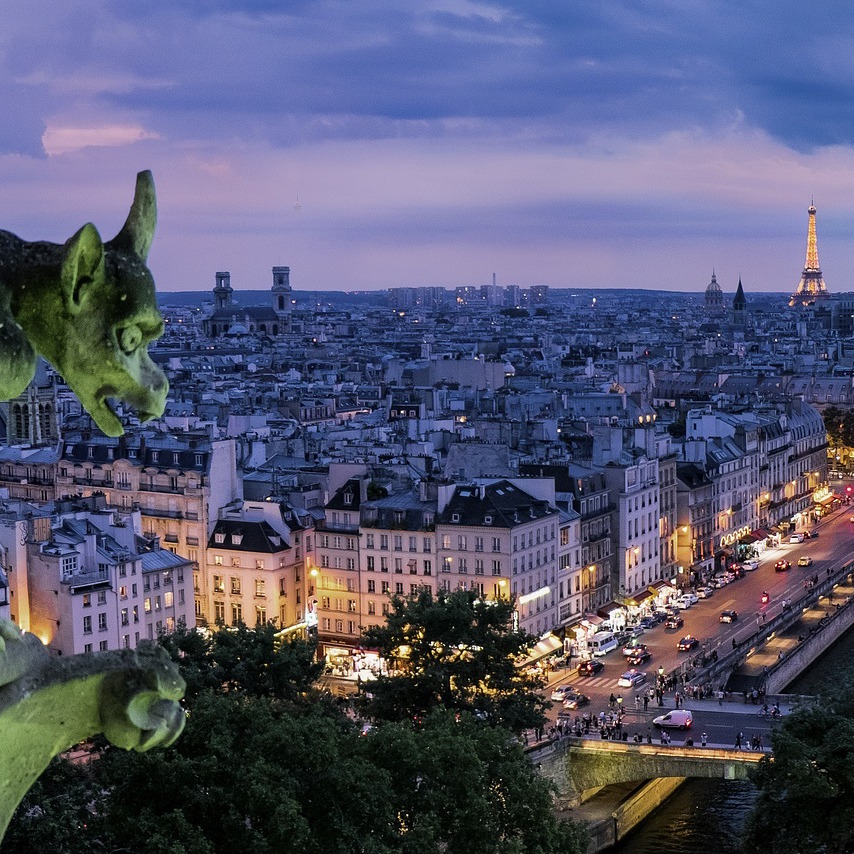
#> input picture NN-DL/Logistic-Regression-NN/images/gargouille.jpg, 854 x 854 px
$ jupyter execute --allow-errors Logistic_Regression_with_a_Neural_Network_mindset.ipynb   (shell and % lines are left out)
#> lines starting #> are read from the running program, lines starting #| are printed output that depends on the picture
### NN-DL/Logistic-Regression-NN/lr_utils.py
import numpy as np
import h5py


def load_dataset():
    train_dataset = h5py.File('datasets/train_catvnoncat.h5', "r+")
    train_set_x_orig = np.array(train_dataset["train_set_x"][:]) # your train set features
    train_set_y_orig = np.array(train_dataset["train_set_y"][:]) # your train set labels

    test_dataset = h5py.File('datasets/test_catvnoncat.h5', "r+")
    test_set_x_orig = np.array(test_dataset["test_set_x"][:]) # your test set features
    test_set_y_orig = np.array(test_dataset["test_set_y"][:]) # your test set labels

    classes = np.array(test_dataset["list_classes"][:]) # the list of classes

    train_set_y_orig = train_set_y_orig.reshape((1, train_set_y_orig.shape[0]))
    test_set_y_orig = test_set_y_orig.reshape((1, test_set_y_orig.shape[0]))

    return train_set_x_orig, train_set_y_orig, test_set_x_orig, test_set_y_orig, classes

### NN-DL/Logistic-Regression-NN/Logistic_Regression_with_a_Neural_Network_mindset.ipynb
# Logistic Regression with a Neural Network mindset

Building a logistic regression classifier to recognize  cats.

## 1 - Packages ##

First, let's run the cell below to import all the packages that you will need during this assignment.
- [numpy](www.numpy.org) is the fundamental package for scientific computing with Python.
- [h5py](http://www.h5py.org) is a common package to interact with a dataset that is stored on an H5 file.
- [matplotlib](http://matplotlib.org) is a famous library to plot graphs in Python.
- [PIL](http://www.pythonware.com/products/pil/) and [scipy](https://www.scipy.org/) are used here to test your model with your own picture at the end.

[cell 1]
import numpy as np
import matplotlib.pyplot as plt
import h5py
import scipy
from PIL import Image
from scipy import ndimage
from lr_utils import load_dataset

## 2 - Overview of the Problem set ##

**Problem Statement**: You are given a dataset ("data.h5") containing:
    - a training set of m_train images labeled as cat (y=1) or non-cat (y=0)
    - a test set of m_test images labeled as cat or non-cat
    - each image is of shape (num_px, num_px, 3) where 3 is for the 3 channels (RGB). Thus, each image is square (height = num_px) and (width = num_px).

You will build a simple image-recognition algorithm that can correctly classify pictures as cat or non-cat.

Let's get more familiar with the dataset. Load the data by running the following code.

#> (a cell that did not finish here is left out)

We added "_orig" at the end of image datasets (train and test) because we are going to preprocess them. After preprocessing, we will end up with train_set_x and test_set_x (the labels train_set_y and test_set_y don't need any preprocessing).

Each line of your train_set_x_orig and test_set_x_orig is an array representing an image. You can visualize an example by running the following code. Feel free also to change the `index` value and re-run to see other images.

[cell 3]
# Example of a picture
index =100
#> (the rest of this cell did not finish here and is left out)

Many software bugs in deep learning come from having matrix/vector dimensions that don't fit. If you can keep your matrix/vector dimensions straight you will go a long way toward eliminating many bugs.

**Exercise:** Find the values for:
    - m_train (number of training examples)
    - m_test (number of test examples)
    - num_px (= height = width of a training image)
Remember that `train_set_x_orig` is a numpy-array of shape (m_train, num_px, num_px, 3). For instance, you can access `m_train` by writing `train_set_x_orig.shape[0]`.

#> (a cell that did not finish here is left out)

**Expected Output for m_train, m_test and num_px**:
<table style="width:15%">
  <tr>
    <td>**m_train**</td>
    <td> 209 </td>
  </tr>

  <tr>
    <td>**m_test**</td>
    <td> 50 </td>
  </tr>

  <tr>
    <td>**num_px**</td>
    <td> 64 </td>
  </tr>

</table>

For convenience, you should now reshape images of shape (num_px, num_px, 3) in a numpy-array of shape (num_px $*$ num_px $*$ 3, 1). After this, our training (and test) dataset is a numpy-array where each column represents a flattened image. There should be m_train (respectively m_test) columns.

**Exercise:** Reshape the training and test data sets so that images of size (num_px, num_px, 3) are flattened into single vectors of shape (num\_px $*$ num\_px $*$ 3, 1).

A trick when you want to flatten a matrix X of shape (a,b,c,d) to a matrix X_flatten of shape (b$*$c$*$d, a) is to use:
```python
X_flatten = X.reshape(X.shape[0], -1).T      # X.T is the transpose of X
```

#> (a cell that did not finish here is left out)

**Expected Output**:

<table style="width:35%">
  <tr>
    <td>**train_set_x_flatten shape**</td>
    <td> (12288, 209)</td>
  </tr>
  <tr>
    <td>**train_set_y shape**</td>
    <td>(1, 209)</td>
  </tr>
  <tr>
    <td>**test_set_x_flatten shape**</td>
    <td>(12288, 50)</td>
  </tr>
  <tr>
    <td>**test_set_y shape**</td>
    <td>(1, 50)</td>
  </tr>
  <tr>
  <td>**sanity check after reshaping**</td>
  <td>[17 31 56 22 33]</td>
  </tr>
</table>

To represent color images, the red, green and blue channels (RGB) must be specified for each pixel, and so the pixel value is actually a vector of three numbers ranging from 0 to 255.

One common preprocessing step in machine learning is to center and standardize your dataset, meaning that you substract the mean of the whole numpy array from each example, and then divide each example by the standard deviation of the whole numpy array. But for picture datasets, it is simpler and more convenient and works almost as well to just divide every row of the dataset by 255 (the maximum value of a pixel channel).

<!-- During the training of your model, you're going to multiply weights and add biases to some initial inputs in order to observe neuron activations. Then you backpropogate with the gradients to train the model. But, it is extremely important for each feature to have a similar range such that our gradients don't explode. You will see that more in detail later in the lectures. !-->

Let's standardize our dataset.

#> (a cell that did not finish here is left out)

## 3 - General Architecture of the learning algorithm ##

It's time to design a simple algorithm to distinguish cat images from non-cat images.

You will build a Logistic Regression, using a Neural Network mindset. The following Figure explains why **Logistic Regression is actually a very simple Neural Network!**

**Mathematical expression of the algorithm**:

For one example $x^{(i)}$:
$$z^{(i)} = w^T x^{(i)} + b \tag{1}$$
$$\hat{y}^{(i)} = a^{(i)} = sigmoid(z^{(i)})\tag{2}$$
$$ \mathcal{L}(a^{(i)}, y^{(i)}) =  - y^{(i)}  \log(a^{(i)}) - (1-y^{(i)} )  \log(1-a^{(i)})\tag{3}$$

The cost is then computed by summing over all training examples:
$$ J = \frac{1}{m} \sum_{i=1}^m \mathcal{L}(a^{(i)}, y^{(i)})\tag{6}$$

**Key steps**:
In this exercise, you will carry out the following steps:
    - Initialize the parameters of the model
    - Learn the parameters for the model by minimizing the cost
    - Use the learned parameters to make predictions (on the test set)
    - Analyse the results and conclude

## 4 - Building the parts of our algorithm ##

The main steps for building a Neural Network are:
1. Define the model structure (such as number of input features)
2. Initialize the model's parameters
3. Loop:
    - Calculate current loss (forward propagation)
    - Calculate current gradient (backward propagation)
    - Update parameters (gradient descent)

You often build 1-3 separately and integrate them into one function we call `model()`.

### 4.1 - Helper functions

**Exercise**: Using your code from "Python Basics", implement `sigmoid()`. As you've seen in the figure above, you need to compute $sigmoid( w^T x + b) = \frac{1}{1 + e^{-(w^T x + b)}}$ to make predictions. Use np.exp().

[cell 7]
def sigmoid(z):
    """
    Compute the sigmoid of z

    Arguments:
    z -- A scalar or numpy array of any size.

    Return:
    s -- sigmoid(z)
    """

    s = 1 / (1 + np.exp(-z))

    return s

[cell 8]
print ("sigmoid([0, 2]) = " + str(sigmoid(np.array([0,2]))))

**Expected Output**:

<table>
  <tr>
    <td>**sigmoid([0, 2])**</td>
    <td> [ 0.5         0.88079708]</td>
  </tr>
</table>

### 4.2 - Initializing parameters

**Exercise:** Implement parameter initialization in the cell below. You have to initialize w as a vector of zeros. If you don't know what numpy function to use, look up np.zeros() in the Numpy library's documentation.

[cell 9]
def initialize_with_zeros(dim):
    """
    This function creates a vector of zeros of shape (dim, 1) for w and initializes b to 0.

    Argument:
    dim -- size of the w vector we want (or number of parameters in this case)

    Returns:
    w -- initialized vector of shape (dim, 1)
    b -- initialized scalar (corresponds to the bias)
    """

    w = np.zeros((dim, 1))
    b = 0

    assert(w.shape == (dim, 1))
    assert(isinstance(b, float) or isinstance(b, int))

    return w, b

[cell 10]
dim = 2
w, b = initialize_with_zeros(dim)
print ("w = " + str(w))
print ("b = " + str(b))

**Expected Output**:

<table style="width:15%">
    <tr>
        <td>  ** w **  </td>
        <td> [[ 0.]
 [ 0.]] </td>
    </tr>
    <tr>
        <td>  ** b **  </td>
        <td> 0 </td>
    </tr>
</table>

For image inputs, w will be of shape (num_px $\times$ num_px $\times$ 3, 1).

### 4.3 - Forward and Backward propagation

Now that your parameters are initialized, you can do the "forward" and "backward" propagation steps for learning the parameters.

**Exercise:** Implement a function `propagate()` that computes the cost function and its gradient.

**Hints**:

Forward Propagation:
- You get X
- You compute $A = \sigma(w^T X + b) = (a^{(1)}, a^{(2)}, ..., a^{(m-1)}, a^{(m)})$
- You calculate the cost function: $J = -\frac{1}{m}\sum_{i=1}^{m}y^{(i)}\log(a^{(i)})+(1-y^{(i)})\log(1-a^{(i)})$

Here are the two formulas you will be using:

$$ \frac{\partial J}{\partial w} = \frac{1}{m}X(A-Y)^T\tag{7}$$
$$ \frac{\partial J}{\partial b} = \frac{1}{m} \sum_{i=1}^m (a^{(i)}-y^{(i)})\tag{8}$$

[cell 11]
def propagate(w, b, X, Y):
    """
    Implement the cost function and its gradient for the propagation explained above

    Arguments:
    w -- weights, a numpy array of size (num_px * num_px * 3, 1)
    b -- bias, a scalar
    X -- data of size (num_px * num_px * 3, number of examples)
    Y -- true "label" vector (containing 0 if non-cat, 1 if cat) of size (1, number of examples)

    Return:
    cost -- negative log-likelihood cost for logistic regression
    dw -- gradient of the loss with respect to w, thus same shape as w
    db -- gradient of the loss with respect to b, thus same shape as b

    Tips:
    - Write your code step by step for the propagation. np.log(), np.dot()
    """
    m = X.shape[1]
    A = sigmoid(np.dot(w.T, X) + b)
    loss = -Y*np.log(A) - (1-Y)*np.log(1-A)
    cost = 1/m * np.sum(loss)
    dw = 1/m * np.dot(X, (A-Y).T)
    db = 1/m * np.sum((A-Y))

    assert(dw.shape == w.shape)
    assert(db.dtype == float)
    cost = np.squeeze(cost)
    assert(cost.shape == ())

    grads = {"dw": dw,
             "db": db}

    return grads, cost

[cell 12]
w, b, X, Y = np.array([[1.],[2.]]), 2., np.array([[1.,2.,-1.],[3.,4.,-3.2]]), np.array([[1,0,1]])
grads, cost = propagate(w, b, X, Y)
print ("dw = " + str(grads["dw"]))
print ("db = " + str(grads["db"]))
print ("cost = " + str(cost))

**Expected Output**:

<table style="width:50%">
    <tr>
        <td>  ** dw **  </td>
      <td> [[ 0.99845601]
     [ 2.39507239]]</td>
    </tr>
    <tr>
        <td>  ** db **  </td>
        <td> 0.00145557813678 </td>
    </tr>
    <tr>
        <td>  ** cost **  </td>
        <td> 5.801545319394553 </td>
    </tr>

</table>

### 4.4 - Optimization
- You have initialized your parameters.
- You are also able to compute a cost function and its gradient.
- Now, you want to update the parameters using gradient descent.

**Exercise:** Write down the optimization function. The goal is to learn $w$ and $b$ by minimizing the cost function $J$. For a parameter $\theta$, the update rule is $ \theta = \theta - \alpha \text{ } d\theta$, where $\alpha$ is the learning rate.

[cell 13]
def optimize(w, b, X, Y, num_iterations, learning_rate, print_cost = False):
    """
    This function optimizes w and b by running a gradient descent algorithm

    Arguments:
    w -- weights, a numpy array of size (num_px * num_px * 3, 1)
    b -- bias, a scalar
    X -- data of shape (num_px * num_px * 3, number of examples)
    Y -- true "label" vector (containing 0 if non-cat, 1 if cat), of shape (1, number of examples)
    num_iterations -- number of iterations of the optimization loop
    learning_rate -- learning rate of the gradient descent update rule
    print_cost -- True to print the loss every 100 steps

    Returns:
    params -- dictionary containing the weights w and bias b
    grads -- dictionary containing the gradients of the weights and bias with respect to the cost function
    costs -- list of all the costs computed during the optimization, this will be used to plot the learning curve.

    Tips:
    You basically need to write down two steps and iterate through them:
        1) Calculate the cost and the gradient for the current parameters. Use propagate().
        2) Update the parameters using gradient descent rule for w and b.
    """
#> called with w = array of shape (2, 1), b = 2, X = array of shape (2, 3), Y = array of shape (1, 3), num_iterations = 100, learning_rate = 0.009, print_cost = False

    costs = []

    for i in range(num_iterations):
        grads, cost = propagate(w, b, X, Y)
        dw = grads['dw']
        db = grads['db']
        w = w - (learning_rate*dw)
        b = b - (learning_rate*db)
        if i % 100 == 0:
            costs.append(cost)
        if print_cost and i % 100 == 0:
            print (f"Cost after iteration {i}: {cost}")

    params = {'w': w, 'b': b}
    grads = {'dw': dw, 'db': db}

    return params, grads, costs

[cell 14]
params, grads, costs = optimize(w, b, X, Y, num_iterations= 100, learning_rate = 0.009, print_cost = False)

print ("w = " + str(params["w"]))
print ("b = " + str(params["b"]))
print ("dw = " + str(grads["dw"]))
print ("db = " + str(grads["db"]))

[cell 15]
import matplotlib.pyplot as plt
plt.plot(costs)
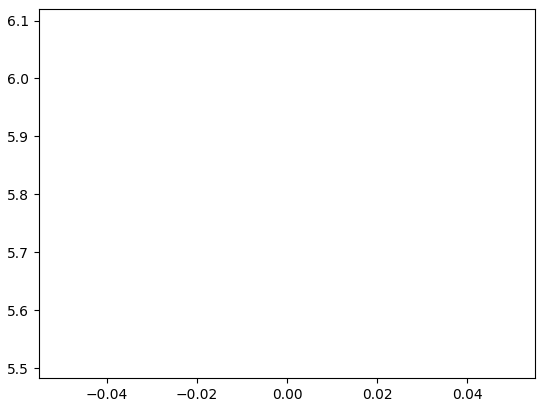
#> figure drawn by matplotlib, 1 panel

**Expected Output**:
<table style="width:40%">
    <tr>
       <td> **w** </td>
       <td>[[ 0.19033591] [ 0.12259159]] </td>
    </tr>
    <tr>
       <td> **b** </td>
       <td> 1.92535983008 </td>
    </tr>
    <tr>
       <td> **dw** </td>
       <td> [[ 0.67752042]
 [ 1.41625495]] </td>
    </tr>
    <tr>
       <td> **db** </td>
       <td> 0.219194504541 </td>
    </tr>
</table>

**Exercise:** The previous function will output the learned w and b. We are able to use w and b to predict the labels for a dataset X. Implement the `predict()` function. There are two steps to computing predictions:

1. Calculate $\hat{Y} = A = \sigma(w^T X + b)$

2. Convert the entries of a into 0 (if activation <= 0.5) or 1 (if activation > 0.5), stores the predictions in a vector `Y_prediction`. If you wish, you can use an `if`/`else` statement in a `for` loop (though there is also a way to vectorize this).

[cell 16]
def predict(w, b, X):
    '''
    Predict whether the label is 0 or 1 using learned logistic regression parameters (w, b)

    Arguments:
    w -- weights, a numpy array of size (num_px * num_px * 3, 1)
    b -- bias, a scalar
    X -- data of size (num_px * num_px * 3, number of examples)

    Returns:
    Y_prediction -- a numpy array (vector) containing all predictions (0/1) for the examples in X
    '''

    m = X.shape[1]
    Y_prediction = np.zeros((1, m))
    w = w.reshape(X.shape[0], 1)

    A = sigmoid(np.dot(w.T, X) + b)
    Y_prediction = (A >= 0.5) * 1.0

    return Y_prediction

[cell 17]
w = np.array([[0.1124579],[0.23106775]])
b = -0.3
X = np.array([[1.,-1.1,-3.2],[1.2,2.,0.1]])
print ("predictions = " + str(predict(w, b, X)))

**Expected Output**:

<table style="width:30%">
    <tr>
         <td>
             **predictions**
         </td>
          <td>
            [[ 1.  1.  0.]]
         </td>
   </tr>

</table>

## 5 - Merge all functions into a model ##

You will now see how the overall model is structured by putting together all the building blocks (functions implemented in the previous parts) together, in the right order.

**Exercise:** Implement the model function. Use the following notation:
    - Y_prediction_test for your predictions on the test set
    - Y_prediction_train for your predictions on the train set
    - w, costs, grads for the outputs of optimize()

[cell 18]
def model(X_train, Y_train, X_test, Y_test, num_iterations = 2000, learning_rate = 0.5, print_cost = False):
    """
    Builds the logistic regression model by calling the function you've implemented previously

    Arguments:
    X_train -- training set represented by a numpy array of shape (num_px * num_px * 3, m_train)
    Y_train -- training labels represented by a numpy array (vector) of shape (1, m_train)
    X_test -- test set represented by a numpy array of shape (num_px * num_px * 3, m_test)
    Y_test -- test labels represented by a numpy array (vector) of shape (1, m_test)
    num_iterations -- hyperparameter representing the number of iterations to optimize the parameters
    learning_rate -- hyperparameter representing the learning rate used in the update rule of optimize()
    print_cost -- Set to true to print the cost every 100 iterations

    Returns:
    d -- dictionary containing information about the model.
    """
    dim = X_train.shape[0]
    w, b = initialize_with_zeros(dim)
    # grads, cost = propagate(w, b, X_train, Y_train)
    params, grads, costs = optimize(w, b, X_train, Y_train, num_iterations, learning_rate, print_cost)
    w, b = params.values()
    Y_prediction_train = predict(w, b, X_train)
    Y_prediction_test = predict(w, b, X_test)

    print(f"train accuracy: {100 - np.mean(np.abs(Y_prediction_train - Y_train)) * 100} %")
    print(f"test accuracy: {100 - np.mean(np.abs(Y_prediction_test - Y_test)) * 100} %")

    d = {
        'Y_prediction_train': Y_prediction_train,
        'Y_prediction_test': Y_prediction_test,
        'w': w,
        'b': b,
        'costs': costs,
        'learning_rate' : learning_rate,
        'num_iterations': num_iterations
    }

    return d

Run the following cell to train your model.

#> (a cell that did not finish here is left out)

**Expected Output**:
<table style="width:40%">
    <tr>
        <td> **Cost after iteration 0 **  </td>
        <td> 0.693147 </td>
    </tr>
      <tr>
        <td> <center> $\vdots$ </center> </td>
        <td> <center> $\vdots$ </center> </td>
    </tr>
    <tr>
        <td> **Train Accuracy**  </td>
        <td> 99.04306220095694 % </td>
    </tr>
    <tr>
        <td>**Test Accuracy** </td>
        <td> 70.0 % </td>
    </tr>
</table>

**Comment**: Training accuracy is close to 100%. This is a good sanity check: your model is working and has high enough capacity to fit the training data. Test accuracy is 68%. It is actually not bad for this simple model, given the small dataset we used and that logistic regression is a linear classifier. But no worries, you'll build an even better classifier next week!

Also, you see that the model is clearly overfitting the training data. Later in this specialization you will learn how to reduce overfitting, for example by using regularization. Using the code below (and changing the `index` variable) you can look at predictions on pictures of the test set.

#> (a cell that did not finish here is left out)

#> (a cell that did not finish here is left out)

[cell 22]
# Example of a picture that was wrongly classified.
index = 15
#> (the rest of this cell did not finish here and is left out)

Let's also plot the cost function and the gradients.

#> (a cell that did not finish here is left out)

**Interpretation**:
You can see the cost decreasing. It shows that the parameters are being learned. However, you see that you could train the model even more on the training set. Try to increase the number of iterations in the cell above and rerun the cells. You might see that the training set accuracy goes up, but the test set accuracy goes down. This is called overfitting.

## 6 - Further analysis ##

#### Choice of learning rate ####

**Reminder**:
In order for Gradient Descent to work you must choose the learning rate wisely. The learning rate $\alpha$  determines how rapidly we update the parameters. If the learning rate is too large we may "overshoot" the optimal value. Similarly, if it is too small we will need too many iterations to converge to the best values. That's why it is crucial to use a well-tuned learning rate.

Let's compare the learning curve of our model with several choices of learning rates. Run the cell below. This should take about 1 minute. Feel free also to try different values than the three we have initialized the `learning_rates` variable to contain, and see what happens.

[cell 24]
learning_rates = [0.01, 0.001, 0.0001]
models = {}
#> (the rest of this cell did not finish here and is left out)

**Interpretation**:
- Different learning rates give different costs and thus different predictions results.
- If the learning rate is too large (0.01), the cost may oscillate up and down. It may even diverge (though in this example, using 0.01 still eventually ends up at a good value for the cost).
- A lower cost doesn't mean a better model. You have to check if there is possibly overfitting. It happens when the training accuracy is a lot higher than the test accuracy.
- In deep learning, we usually recommend that you:
    - Choose the learning rate that better minimizes the cost function.
    - If your model overfits, use other techniques to reduce overfitting. (We'll talk about this in later videos.)

## 7 - Test with your own image ##

[cell 25]
from skimage.io import imread

[cell 26]
from skimage.transform import resize

[cell 27]
## START CODE HERE ## (PUT YOUR IMAGE NAME)
my_image = "gargouille.jpg"   # change this to the name of your image file
## END CODE HERE ##

# We preprocess the image to fit your algorithm.
fname = "images/" + my_image
image = np.array(imread(fname))
#> image is the input picture: shape (854, 854, 3); mean R, G, B 86.9, 87.6, 113.3
image = image/255.
#> (the rest of this cell did not finish here and is left out)
